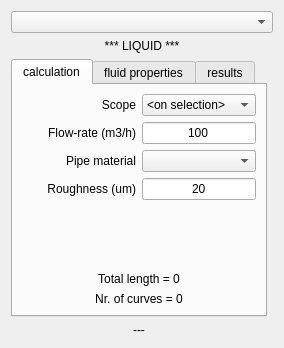
<?xml version="1.0" encoding="UTF-8"?>
<ui version="4.0">
 <class>DialogDp</class>
 <widget class="QDialog" name="Dialog">
  <property name="geometry">
   <rect>
    <x>0</x>
    <y>0</y>
    <width>284</width>
    <height>348</height>
   </rect>
  </property>
  <property name="windowTitle">
   <string>Dp calculator</string>
  </property>
  <layout class="QGridLayout" name="gridLayout_4">
   <item row="3" column="0">
    <widget class="QTabWidget" name="tabWidget">
     <property name="sizePolicy">
      <sizepolicy hsizetype="Expanding" vsizetype="Expanding">
       <horstretch>0</horstretch>
       <verstretch>0</verstretch>
      </sizepolicy>
     </property>
     <property name="currentIndex">
      <number>0</number>
     </property>
     <widget class="QWidget" name="tabCalc">
      <attribute name="title">
       <string>calculation</string>
      </attribute>
      <layout class="QGridLayout" name="gridLayout">
       <item row="14" column="0" colspan="2">
        <widget class="QLabel" name="labCurves">
         <property name="text">
          <string>Nr. of curves = 0</string>
         </property>
         <property name="alignment">
          <set>Qt::AlignCenter</set>
         </property>
        </widget>
       </item>
       <item row="9" column="0">
        <widget class="QLabel" name="label_2">
         <property name="sizePolicy">
          <sizepolicy hsizetype="MinimumExpanding" vsizetype="Preferred">
           <horstretch>0</horstretch>
           <verstretch>0</verstretch>
          </sizepolicy>
         </property>
         <property name="text">
          <string>Roughness (um)</string>
         </property>
         <property name="alignment">
          <set>Qt::AlignRight|Qt::AlignTrailing|Qt::AlignVCenter</set>
         </property>
        </widget>
       </item>
       <item row="7" column="1">
        <widget class="QLineEdit" name="editFlow">
         <property name="sizePolicy">
          <sizepolicy hsizetype="Expanding" vsizetype="Fixed">
           <horstretch>0</horstretch>
           <verstretch>0</verstretch>
          </sizepolicy>
         </property>
         <property name="minimumSize">
          <size>
           <width>0</width>
           <height>0</height>
          </size>
         </property>
         <property name="text">
          <string>100</string>
         </property>
         <property name="alignment">
          <set>Qt::AlignCenter</set>
         </property>
        </widget>
       </item>
       <item row="9" column="1">
        <widget class="QLineEdit" name="editRough">
         <property name="sizePolicy">
          <sizepolicy hsizetype="Expanding" vsizetype="Fixed">
           <horstretch>0</horstretch>
           <verstretch>0</verstretch>
          </sizepolicy>
         </property>
         <property name="minimumSize">
          <size>
           <width>0</width>
           <height>0</height>
          </size>
         </property>
         <property name="text">
          <string>20</string>
         </property>
         <property name="alignment">
          <set>Qt::AlignCenter</set>
         </property>
        </widget>
       </item>
       <item row="7" column="0">
        <widget class="QLabel" name="labQ">
         <property name="sizePolicy">
          <sizepolicy hsizetype="MinimumExpanding" vsizetype="Preferred">
           <horstretch>0</horstretch>
           <verstretch>0</verstretch>
          </sizepolicy>
         </property>
         <property name="text">
          <string>Flow-rate (m3/h)</string>
         </property>
         <property name="alignment">
          <set>Qt::AlignRight|Qt::AlignTrailing|Qt::AlignVCenter</set>
         </property>
        </widget>
       </item>
       <item row="13" column="0" colspan="2">
        <widget class="QLabel" name="labLength">
         <property name="text">
          <string>Total length = 0</string>
         </property>
         <property name="alignment">
          <set>Qt::AlignCenter</set>
         </property>
        </widget>
       </item>
       <item row="3" column="0">
        <widget class="QLabel" name="label_3">
         <property name="sizePolicy">
          <sizepolicy hsizetype="MinimumExpanding" vsizetype="Preferred">
           <horstretch>0</horstretch>
           <verstretch>0</verstretch>
          </sizepolicy>
         </property>
         <property name="text">
          <string>Scope</string>
         </property>
         <property name="alignment">
          <set>Qt::AlignRight|Qt::AlignTrailing|Qt::AlignVCenter</set>
         </property>
        </widget>
       </item>
       <item row="3" column="1">
        <widget class="QComboBox" name="comboWhat">
         <property name="sizePolicy">
          <sizepolicy hsizetype="Expanding" vsizetype="Fixed">
           <horstretch>0</horstretch>
           <verstretch>0</verstretch>
          </sizepolicy>
         </property>
         <property name="minimumSize">
          <size>
           <width>0</width>
           <height>0</height>
          </size>
         </property>
         <item>
          <property name="text">
           <string>&lt;on selection&gt;</string>
          </property>
         </item>
        </widget>
       </item>
       <item row="11" column="0">
        <spacer name="verticalSpacer">
         <property name="orientation">
          <enum>Qt::Vertical</enum>
         </property>
         <property name="sizeHint" stdset="0">
          <size>
           <width>20</width>
           <height>40</height>
          </size>
         </property>
        </spacer>
       </item>
       <item row="8" column="0">
        <widget class="QLabel" name="labRugh">
         <property name="text">
          <string>Pipe material</string>
         </property>
         <property name="alignment">
          <set>Qt::AlignRight|Qt::AlignTrailing|Qt::AlignVCenter</set>
         </property>
        </widget>
       </item>
       <item row="8" column="1">
        <widget class="QComboBox" name="comboMat"/>
       </item>
      </layout>
     </widget>
     <widget class="QWidget" name="tabFluid">
      <attribute name="title">
       <string>fluid properties</string>
      </attribute>
      <layout class="QGridLayout" name="gridLayout_2">
       <item row="4" column="0">
        <widget class="QLabel" name="label_8">
         <property name="sizePolicy">
          <sizepolicy hsizetype="Maximum" vsizetype="Preferred">
           <horstretch>0</horstretch>
           <verstretch>0</verstretch>
          </sizepolicy>
         </property>
         <property name="text">
          <string>Density (kg/m3)</string>
         </property>
        </widget>
       </item>
       <item row="6" column="0">
        <widget class="QRadioButton" name="radioLiquid">
         <property name="enabled">
          <bool>true</bool>
         </property>
         <property name="sizePolicy">
          <sizepolicy hsizetype="Maximum" vsizetype="Fixed">
           <horstretch>0</horstretch>
           <verstretch>0</verstretch>
          </sizepolicy>
         </property>
         <property name="text">
          <string>liquid</string>
         </property>
         <property name="checked">
          <bool>true</bool>
         </property>
        </widget>
       </item>
       <item row="1" column="0">
        <widget class="QLabel" name="label_6">
         <property name="sizePolicy">
          <sizepolicy hsizetype="MinimumExpanding" vsizetype="Preferred">
           <horstretch>0</horstretch>
           <verstretch>0</verstretch>
          </sizepolicy>
         </property>
         <property name="text">
          <string>T (°C)</string>
         </property>
         <property name="alignment">
          <set>Qt::AlignLeading|Qt::AlignLeft|Qt::AlignVCenter</set>
         </property>
        </widget>
       </item>
       <item row="5" column="0">
        <widget class="QLabel" name="label_9">
         <property name="sizePolicy">
          <sizepolicy hsizetype="Maximum" vsizetype="Preferred">
           <horstretch>0</horstretch>
           <verstretch>0</verstretch>
          </sizepolicy>
         </property>
         <property name="text">
          <string>Viscosity (cP)</string>
         </property>
        </widget>
       </item>
       <item row="4" column="1">
        <widget class="QLineEdit" name="editDensity">
         <property name="enabled">
          <bool>false</bool>
         </property>
         <property name="sizePolicy">
          <sizepolicy hsizetype="Maximum" vsizetype="Fixed">
           <horstretch>0</horstretch>
           <verstretch>0</verstretch>
          </sizepolicy>
         </property>
         <property name="text">
          <string>0</string>
         </property>
         <property name="alignment">
          <set>Qt::AlignCenter</set>
         </property>
        </widget>
       </item>
       <item row="5" column="1">
        <widget class="QLineEdit" name="editViscosity">
         <property name="enabled">
          <bool>false</bool>
         </property>
         <property name="sizePolicy">
          <sizepolicy hsizetype="Maximum" vsizetype="Fixed">
           <horstretch>0</horstretch>
           <verstretch>0</verstretch>
          </sizepolicy>
         </property>
         <property name="text">
          <string>0</string>
         </property>
         <property name="alignment">
          <set>Qt::AlignCenter</set>
         </property>
        </widget>
       </item>
       <item row="6" column="1">
        <widget class="QRadioButton" name="radioGas">
         <property name="enabled">
          <bool>true</bool>
         </property>
         <property name="sizePolicy">
          <sizepolicy hsizetype="Maximum" vsizetype="Fixed">
           <horstretch>0</horstretch>
           <verstretch>0</verstretch>
          </sizepolicy>
         </property>
         <property name="text">
          <string>gas/vapour</string>
         </property>
        </widget>
       </item>
       <item row="2" column="1">
        <widget class="QLineEdit" name="editPressure">
         <property name="sizePolicy">
          <sizepolicy hsizetype="Expanding" vsizetype="Fixed">
           <horstretch>0</horstretch>
           <verstretch>0</verstretch>
          </sizepolicy>
         </property>
         <property name="minimumSize">
          <size>
           <width>0</width>
           <height>0</height>
          </size>
         </property>
         <property name="text">
          <string>1</string>
         </property>
         <property name="alignment">
          <set>Qt::AlignCenter</set>
         </property>
        </widget>
       </item>
       <item row="1" column="1">
        <widget class="QLineEdit" name="editTemperature">
         <property name="sizePolicy">
          <sizepolicy hsizetype="Expanding" vsizetype="Fixed">
           <horstretch>0</horstretch>
           <verstretch>0</verstretch>
          </sizepolicy>
         </property>
         <property name="minimumSize">
          <size>
           <width>0</width>
           <height>0</height>
          </size>
         </property>
         <property name="text">
          <string>20</string>
         </property>
         <property name="alignment">
          <set>Qt::AlignCenter</set>
         </property>
        </widget>
       </item>
       <item row="0" column="0" colspan="2">
        <widget class="QLabel" name="labName">
         <property name="sizePolicy">
          <sizepolicy hsizetype="Minimum" vsizetype="MinimumExpanding">
           <horstretch>0</horstretch>
           <verstretch>0</verstretch>
          </sizepolicy>
         </property>
         <property name="text">
          <string>Name</string>
         </property>
         <property name="alignment">
          <set>Qt::AlignCenter</set>
         </property>
        </widget>
       </item>
       <item row="2" column="0">
        <widget class="QLabel" name="label_7">
         <property name="sizePolicy">
          <sizepolicy hsizetype="MinimumExpanding" vsizetype="Preferred">
           <horstretch>0</horstretch>
           <verstretch>0</verstretch>
          </sizepolicy>
         </property>
         <property name="text">
          <string>P abs. (bar)</string>
         </property>
         <property name="alignment">
          <set>Qt::AlignLeading|Qt::AlignLeft|Qt::AlignVCenter</set>
         </property>
        </widget>
       </item>
      </layout>
     </widget>
     <widget class="QWidget" name="tab">
      <attribute name="title">
       <string>results</string>
      </attribute>
      <layout class="QGridLayout" name="gridLayout_3">
       <item row="0" column="0">
        <widget class="QTextEdit" name="editResults">
         <property name="lineWrapMode">
          <enum>QTextEdit::NoWrap</enum>
         </property>
        </widget>
       </item>
       <item row="1" column="0">
        <widget class="QPushButton" name="butExport">
         <property name="text">
          <string>Export</string>
         </property>
        </widget>
       </item>
      </layout>
     </widget>
    </widget>
   </item>
   <item row="0" column="0" colspan="2">
    <widget class="QComboBox" name="comboFluid">
     <property name="sizePolicy">
      <sizepolicy hsizetype="Expanding" vsizetype="Fixed">
       <horstretch>0</horstretch>
       <verstretch>0</verstretch>
      </sizepolicy>
     </property>
     <property name="minimumSize">
      <size>
       <width>0</width>
       <height>0</height>
      </size>
     </property>
    </widget>
   </item>
   <item row="1" column="0" colspan="2">
    <widget class="QLabel" name="labState">
     <property name="text">
      <string>*** LIQUID ***</string>
     </property>
     <property name="alignment">
      <set>Qt::AlignCenter</set>
     </property>
    </widget>
   </item>
   <item row="7" column="0">
    <widget class="QLabel" name="labResult">
     <property name="sizePolicy">
      <sizepolicy hsizetype="Expanding" vsizetype="Preferred">
       <horstretch>0</horstretch>
       <verstretch>0</verstretch>
      </sizepolicy>
     </property>
     <property name="minimumSize">
      <size>
       <width>0</width>
       <height>0</height>
      </size>
     </property>
     <property name="font">
      <font>
       <pointsize>9</pointsize>
      </font>
     </property>
     <property name="text">
      <string>---</string>
     </property>
     <property name="alignment">
      <set>Qt::AlignCenter</set>
     </property>
    </widget>
   </item>
  </layout>
 </widget>
 <tabstops>
  <tabstop>editFlow</tabstop>
  <tabstop>editRough</tabstop>
  <tabstop>comboFluid</tabstop>
  <tabstop>comboWhat</tabstop>
  <tabstop>tabWidget</tabstop>
  <tabstop>editTemperature</tabstop>
  <tabstop>editPressure</tabstop>
  <tabstop>radioLiquid</tabstop>
  <tabstop>radioGas</tabstop>
  <tabstop>editDensity</tabstop>
  <tabstop>editViscosity</tabstop>
  <tabstop>editResults</tabstop>
  <tabstop>butExport</tabstop>
 </tabstops>
 <resources/>
 <connections/>
</ui>
